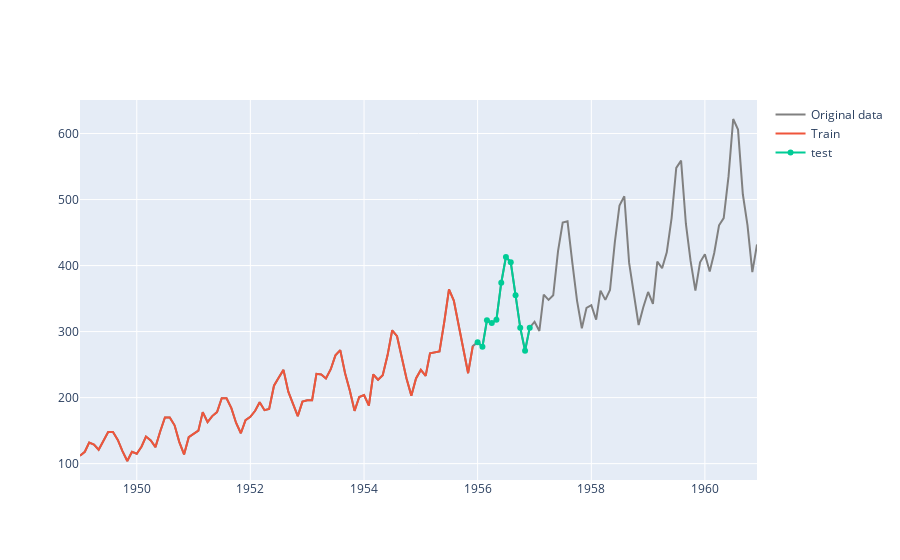
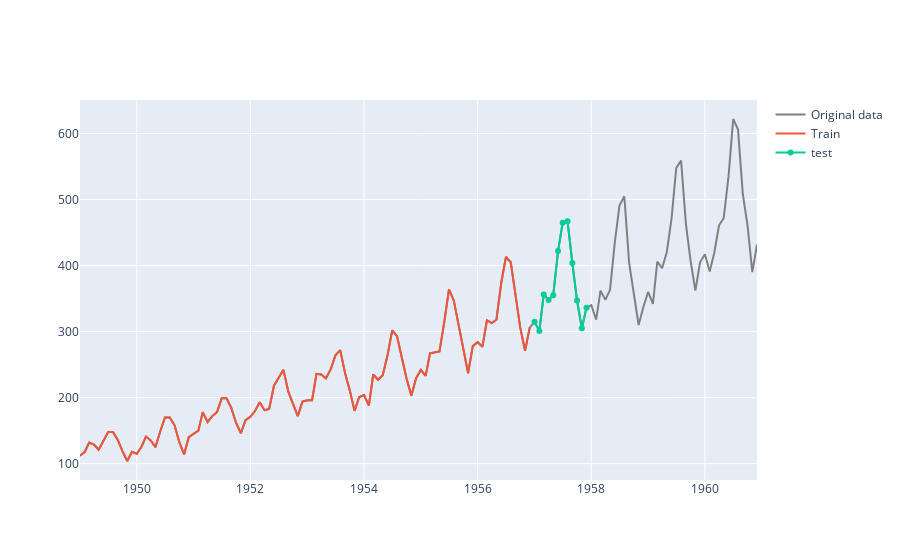
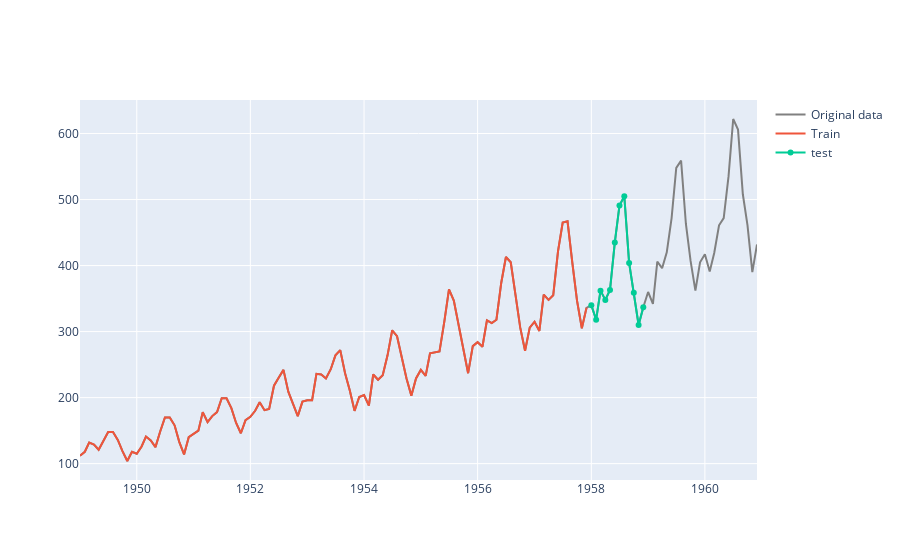

Notebook code cell kept with these figures, in order:
### Code cell
trace0 = Scatter(x = s.index,
                y = s.values,
                line = {'color': 'grey'},
                name = 'Original data')
for i, (train_index, test_index) in enumerate(tscv.split(s)):
    train = s[train_index]
    test = s[test_index]
    
    trace1 = Scatter(x = train.index,
                    y= train.values,
                    name = 'Train')
    trace2 = Scatter(x = test.index,
                    y= test.values,
                    name = 'test')
    
    iplot(Figure(data = [trace0, trace1, trace2]))
